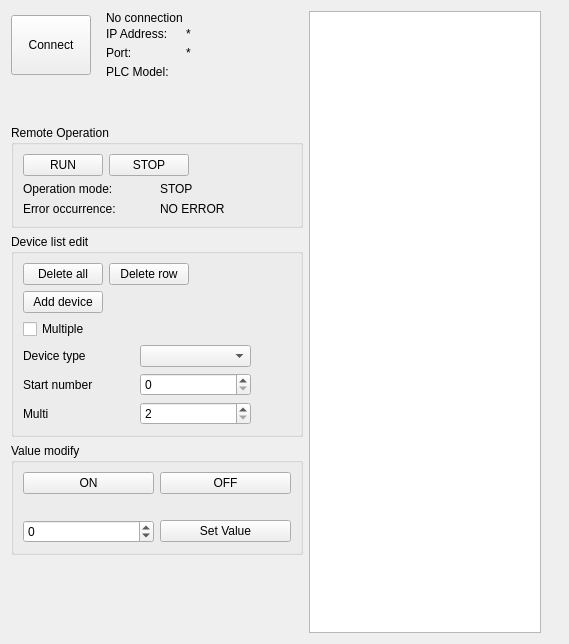
<?xml version="1.0" encoding="UTF-8"?>
<ui version="4.0">
 <class>FxWidget</class>
 <widget class="QWidget" name="FxWidget">
  <property name="geometry">
   <rect>
    <x>0</x>
    <y>0</y>
    <width>569</width>
    <height>644</height>
   </rect>
  </property>
  <property name="windowTitle">
   <string>Form</string>
  </property>
  <layout class="QHBoxLayout" name="horizontalLayout_7">
   <item>
    <layout class="QVBoxLayout" name="verticalLayout_Control">
     <item>
      <layout class="QHBoxLayout" name="horizontalLayout_6">
       <property name="spacing">
        <number>15</number>
       </property>
       <item>
        <widget class="QPushButton" name="btn_plc_connect">
         <property name="minimumSize">
          <size>
           <width>0</width>
           <height>60</height>
          </size>
         </property>
         <property name="text">
          <string>Connect</string>
         </property>
        </widget>
       </item>
       <item>
        <layout class="QVBoxLayout" name="verticalLayout_5">
         <property name="spacing">
          <number>2</number>
         </property>
         <item>
          <widget class="QLabel" name="label_plc_connect_status">
           <property name="text">
            <string>No connection</string>
           </property>
          </widget>
         </item>
         <item>
          <layout class="QGridLayout" name="gridLayout_2">
           <item row="1" column="0">
            <widget class="QLabel" name="label_plc_port">
             <property name="text">
              <string>Port:</string>
             </property>
            </widget>
           </item>
           <item row="1" column="2">
            <widget class="QLabel" name="label_plc_server_port">
             <property name="text">
              <string>*</string>
             </property>
            </widget>
           </item>
           <item row="2" column="2">
            <widget class="QLabel" name="label_plc_model_name">
             <property name="text">
              <string/>
             </property>
            </widget>
           </item>
           <item row="0" column="2">
            <widget class="QLabel" name="label_plc_ip_address">
             <property name="minimumSize">
              <size>
               <width>100</width>
               <height>0</height>
              </size>
             </property>
             <property name="text">
              <string>*</string>
             </property>
            </widget>
           </item>
           <item row="0" column="0">
            <widget class="QLabel" name="label_plc_ip">
             <property name="text">
              <string>IP Address:</string>
             </property>
            </widget>
           </item>
           <item row="2" column="0">
            <widget class="QLabel" name="label_plc_model">
             <property name="text">
              <string>PLC Model:</string>
             </property>
            </widget>
           </item>
           <item row="1" column="1">
            <spacer name="horizontalSpacer_6">
             <property name="orientation">
              <enum>Qt::Horizontal</enum>
             </property>
             <property name="sizeType">
              <enum>QSizePolicy::Fixed</enum>
             </property>
             <property name="sizeHint" stdset="0">
              <size>
               <width>15</width>
               <height>20</height>
              </size>
             </property>
            </spacer>
           </item>
          </layout>
         </item>
        </layout>
       </item>
       <item>
        <spacer name="horizontalSpacer_5">
         <property name="orientation">
          <enum>Qt::Horizontal</enum>
         </property>
         <property name="sizeHint" stdset="0">
          <size>
           <width>40</width>
           <height>20</height>
          </size>
         </property>
        </spacer>
       </item>
      </layout>
     </item>
     <item>
      <spacer name="verticalSpacer">
       <property name="orientation">
        <enum>Qt::Vertical</enum>
       </property>
       <property name="sizeType">
        <enum>QSizePolicy::Fixed</enum>
       </property>
       <property name="sizeHint" stdset="0">
        <size>
         <width>20</width>
         <height>40</height>
        </size>
       </property>
      </spacer>
     </item>
     <item>
      <widget class="QGroupBox" name="groupBox_RemoteOperation">
       <property name="title">
        <string>Remote Operation</string>
       </property>
       <layout class="QVBoxLayout" name="verticalLayout_3">
        <item>
         <layout class="QHBoxLayout" name="horizontalLayout_5">
          <item>
           <widget class="QPushButton" name="btn_remote_run">
            <property name="text">
             <string>RUN</string>
            </property>
           </widget>
          </item>
          <item>
           <widget class="QPushButton" name="btn_remote_stop">
            <property name="text">
             <string>STOP</string>
            </property>
           </widget>
          </item>
          <item>
           <spacer name="horizontalSpacer_4">
            <property name="orientation">
             <enum>Qt::Horizontal</enum>
            </property>
            <property name="sizeHint" stdset="0">
             <size>
              <width>40</width>
              <height>20</height>
             </size>
            </property>
           </spacer>
          </item>
         </layout>
        </item>
        <item>
         <layout class="QGridLayout" name="gridLayout_3">
          <item row="0" column="1">
           <widget class="QLabel" name="label_plc_operation">
            <property name="text">
             <string>STOP</string>
            </property>
           </widget>
          </item>
          <item row="1" column="1">
           <widget class="QLabel" name="label_error_occurred">
            <property name="text">
             <string>NO ERROR</string>
            </property>
           </widget>
          </item>
          <item row="1" column="0">
           <widget class="QLabel" name="label_plc_error">
            <property name="text">
             <string>Error occurrence:</string>
            </property>
           </widget>
          </item>
          <item row="0" column="0">
           <widget class="QLabel" name="label_plc_operate">
            <property name="text">
             <string>Operation mode:</string>
            </property>
           </widget>
          </item>
         </layout>
        </item>
       </layout>
      </widget>
     </item>
     <item>
      <widget class="QGroupBox" name="groupBox_DeviceList">
       <property name="title">
        <string>Device list edit</string>
       </property>
       <layout class="QVBoxLayout" name="verticalLayout_4">
        <item>
         <layout class="QHBoxLayout" name="horizontalLayout_2">
          <item>
           <widget class="QPushButton" name="btn_delete_all">
            <property name="text">
             <string>Delete all</string>
            </property>
           </widget>
          </item>
          <item>
           <widget class="QPushButton" name="btn_delete_row">
            <property name="text">
             <string>Delete row</string>
            </property>
           </widget>
          </item>
          <item>
           <spacer name="horizontalSpacer_2">
            <property name="orientation">
             <enum>Qt::Horizontal</enum>
            </property>
            <property name="sizeHint" stdset="0">
             <size>
              <width>40</width>
              <height>20</height>
             </size>
            </property>
           </spacer>
          </item>
         </layout>
        </item>
        <item>
         <layout class="QHBoxLayout" name="horizontalLayout">
          <item>
           <widget class="QPushButton" name="btn_add_device">
            <property name="text">
             <string>Add device</string>
            </property>
           </widget>
          </item>
          <item>
           <spacer name="horizontalSpacer">
            <property name="orientation">
             <enum>Qt::Horizontal</enum>
            </property>
            <property name="sizeHint" stdset="0">
             <size>
              <width>40</width>
              <height>20</height>
             </size>
            </property>
           </spacer>
          </item>
         </layout>
        </item>
        <item>
         <widget class="QCheckBox" name="checkBox_add_multi">
          <property name="text">
           <string>Multiple</string>
          </property>
         </widget>
        </item>
        <item>
         <layout class="QGridLayout" name="gridLayout">
          <item row="2" column="0">
           <widget class="QLabel" name="label_device_address">
            <property name="text">
             <string>Start number</string>
            </property>
           </widget>
          </item>
          <item row="2" column="1">
           <widget class="QSpinBox" name="spinBox_start_number">
            <property name="maximum">
             <number>10000</number>
            </property>
           </widget>
          </item>
          <item row="0" column="0">
           <widget class="QLabel" name="label_device_type">
            <property name="text">
             <string>Device type</string>
            </property>
           </widget>
          </item>
          <item row="3" column="0">
           <widget class="QLabel" name="label_device_number">
            <property name="text">
             <string>Multi</string>
            </property>
           </widget>
          </item>
          <item row="0" column="1">
           <widget class="QComboBox" name="comboBox_device_name"/>
          </item>
          <item row="3" column="1">
           <widget class="QSpinBox" name="spinBox_multi">
            <property name="minimum">
             <number>2</number>
            </property>
            <property name="maximum">
             <number>10000</number>
            </property>
           </widget>
          </item>
          <item row="2" column="2">
           <spacer name="horizontalSpacer_7">
            <property name="orientation">
             <enum>Qt::Horizontal</enum>
            </property>
            <property name="sizeType">
             <enum>QSizePolicy::Preferred</enum>
            </property>
            <property name="sizeHint" stdset="0">
             <size>
              <width>40</width>
              <height>20</height>
             </size>
            </property>
           </spacer>
          </item>
         </layout>
        </item>
       </layout>
      </widget>
     </item>
     <item>
      <widget class="QGroupBox" name="groupBox_ModifyValue">
       <property name="title">
        <string>Value modify</string>
       </property>
       <layout class="QVBoxLayout" name="verticalLayout_2">
        <item>
         <layout class="QHBoxLayout" name="horizontalLayout_3">
          <item>
           <widget class="QPushButton" name="btn_bool_on">
            <property name="text">
             <string>ON</string>
            </property>
           </widget>
          </item>
          <item>
           <widget class="QPushButton" name="btn_bool_off">
            <property name="text">
             <string>OFF</string>
            </property>
           </widget>
          </item>
         </layout>
        </item>
        <item>
         <spacer name="verticalSpacer_3">
          <property name="orientation">
           <enum>Qt::Vertical</enum>
          </property>
          <property name="sizeType">
           <enum>QSizePolicy::Fixed</enum>
          </property>
          <property name="sizeHint" stdset="0">
           <size>
            <width>20</width>
            <height>20</height>
           </size>
          </property>
         </spacer>
        </item>
        <item>
         <layout class="QHBoxLayout" name="horizontalLayout_4">
          <item>
           <widget class="QSpinBox" name="spinBox_number_modify">
            <property name="minimum">
             <number>-32768</number>
            </property>
            <property name="maximum">
             <number>32767</number>
            </property>
           </widget>
          </item>
          <item>
           <widget class="QPushButton" name="btn_number_set">
            <property name="text">
             <string>Set Value</string>
            </property>
           </widget>
          </item>
         </layout>
        </item>
       </layout>
      </widget>
     </item>
     <item>
      <spacer name="verticalSpacer_2">
       <property name="orientation">
        <enum>Qt::Vertical</enum>
       </property>
       <property name="sizeHint" stdset="0">
        <size>
         <width>20</width>
         <height>40</height>
        </size>
       </property>
      </spacer>
     </item>
    </layout>
   </item>
   <item>
    <widget class="QTableWidget" name="tableWidget">
     <property name="verticalScrollBarPolicy">
      <enum>Qt::ScrollBarAsNeeded</enum>
     </property>
     <property name="horizontalScrollBarPolicy">
      <enum>Qt::ScrollBarAlwaysOff</enum>
     </property>
     <property name="editTriggers">
      <set>QAbstractItemView::NoEditTriggers</set>
     </property>
     <property name="alternatingRowColors">
      <bool>true</bool>
     </property>
     <property name="selectionMode">
      <enum>QAbstractItemView::SingleSelection</enum>
     </property>
     <property name="selectionBehavior">
      <enum>QAbstractItemView::SelectRows</enum>
     </property>
     <property name="horizontalScrollMode">
      <enum>QAbstractItemView::ScrollPerItem</enum>
     </property>
     <property name="gridStyle">
      <enum>Qt::SolidLine</enum>
     </property>
     <attribute name="horizontalHeaderHighlightSections">
      <bool>false</bool>
     </attribute>
     <attribute name="verticalHeaderVisible">
      <bool>false</bool>
     </attribute>
     <attribute name="verticalHeaderHighlightSections">
      <bool>false</bool>
     </attribute>
    </widget>
   </item>
   <item>
    <spacer name="horizontalSpacer_3">
     <property name="orientation">
      <enum>Qt::Horizontal</enum>
     </property>
     <property name="sizeHint" stdset="0">
      <size>
       <width>40</width>
       <height>20</height>
      </size>
     </property>
    </spacer>
   </item>
  </layout>
 </widget>
 <resources/>
 <connections/>
</ui>
